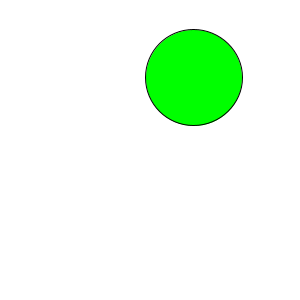
Frame 1 (no input)
Frame 60 (the mouse pressed at the canvas centre just before this capture): identical to frame 1, image omitted
Frame 120 (the mouse held since frame 60 and released just before this capture): identical to frame 1, image omitted

The Processing sketch that drew this single still picture (run headless with seeded random() and noise(); from frame 60 on, the mouse is pressed at the canvas centre):

// Processing sketch: CircleHit
// ── CircleHit.pde
class Region {
  float x, y, r;
  Region() {
    x = random(width);
    y = random(height);
    r = random(10, 50);
  }
  void draw() {
    ellipse(x, y, 2*r, 2*r);
  }
  boolean isHit(float px, float py) {
    float dx = px - x;
    float dy = py - y;
    return dx*dx+dy*dy < r*r;
  }
}

Region target;

void setup() {
  size(300, 300);
  target = new Region();
}

void draw() {
  background(255);
  color c = color(0, 255, 0);
  if (target.isHit(mouseX, mouseY)) {
    c = color(255, 0, 0);
  }
  fill(c);
  target.draw();
}
